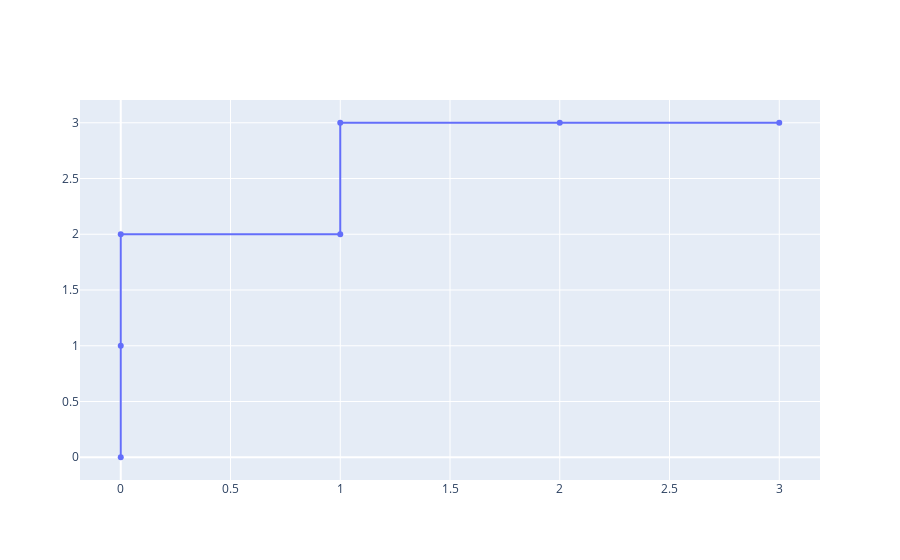

Notebook code cell kept with this figure:
### Code cell
x_vals = [pair[0] for pair in roc_2]
y_vals = [pair[1] for pair in roc_2]
scatter = go.Scatter(x = x_vals, y = y_vals)
go.Figure(scatter)

### Figure 1 — Plotly figure (JSON) as saved in the notebook; plotly's stock layout.template omitted (floating-point values rounded to 4 significant figures)
{"data": [{"type": "scatter", "x": [0, 0, 0, 1, 1, 2, 3], "y": [0, 1, 2, 2, 3, 3, 3]}], "layout": {"autosize": true, "xaxis": {"autorange": true, "range": [-0.1838, 3.184], "type": "linear"}, "yaxis": {"autorange": true, "range": [-0.2197, 3.22], "type": "linear"}}}
